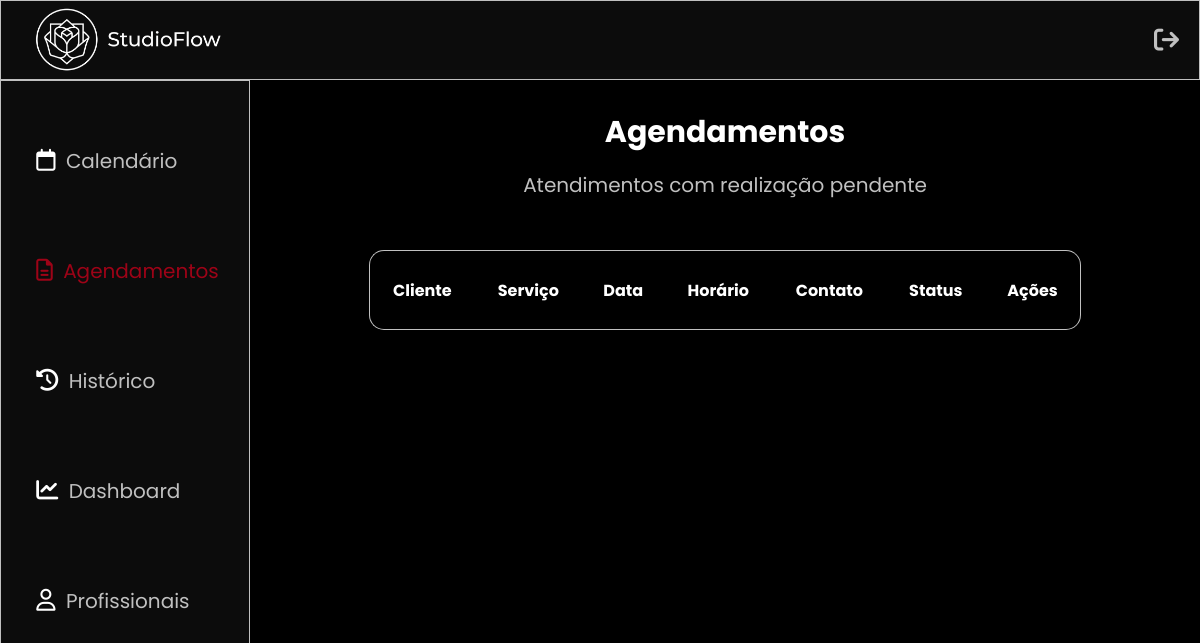
Before: /frontend/admin/agendamentos.php with the older database file.
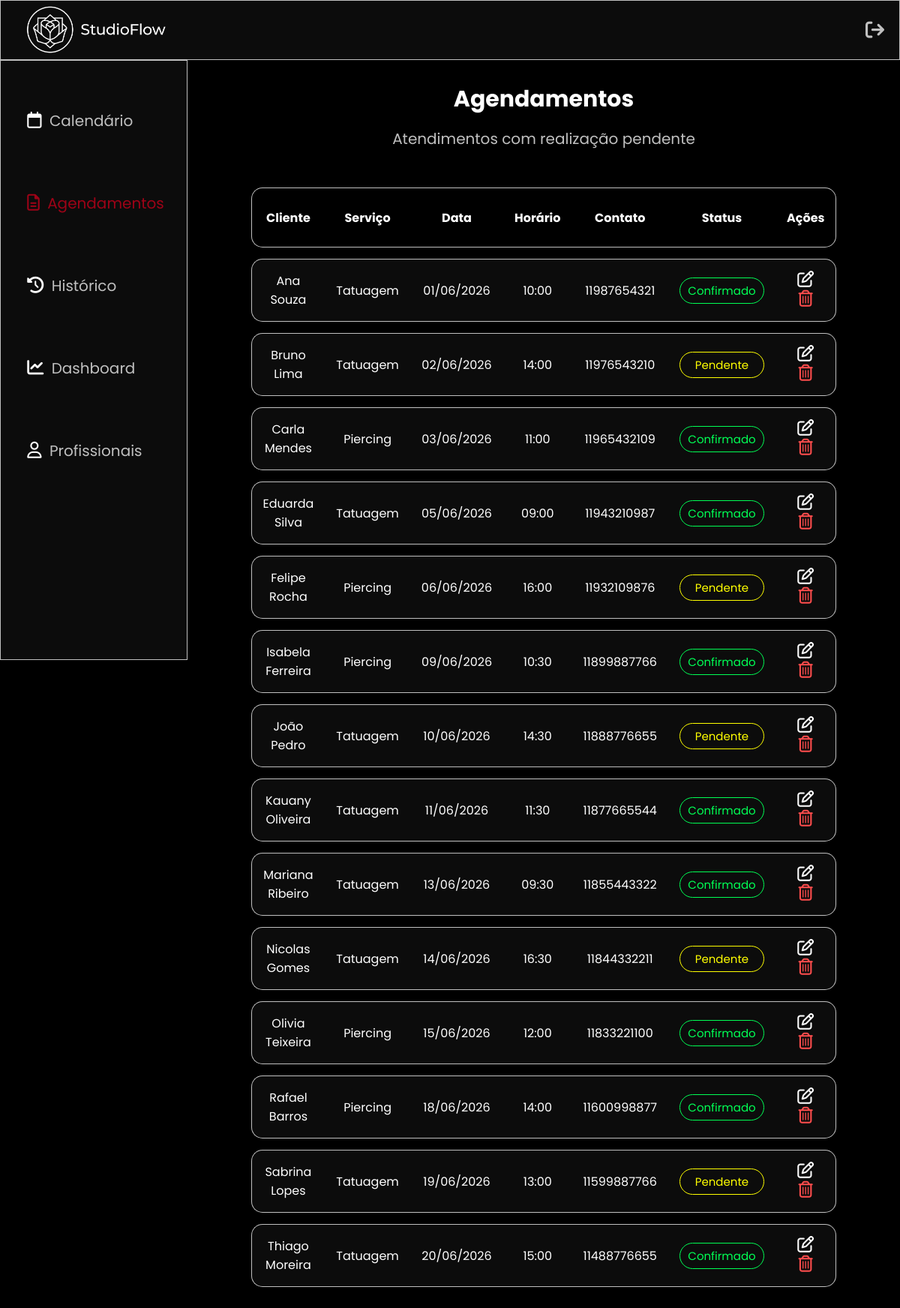
After: the same page with the newer database file.
### tables this page shows
CREATE TABLE agendamento (
    id_agendamento INT AUTO_INCREMENT PRIMARY KEY,
    id_cliente INT NOT NULL,
    id_profissional INT NOT NULL,
    id_servicos INT NOT NULL,
    data_agen DATE NOT NULL,
    horario TIME NOT NULL,
    status_agendamento ENUM('pendente', 'confirmado', 'cancelado', 'finalizado') 
        DEFAULT 'pendente',

    FOREIGN KEY (id_cliente) REFERENCES cliente(id_cliente),
    FOREIGN KEY (id_profissional) REFERENCES profissional(id_profissional),
    FOREIGN KEY (id_servicos) REFERENCES servicos(id_servicos)
);

CREATE TABLE cliente (
    id_cliente INT AUTO_INCREMENT PRIMARY KEY,
    nome VARCHAR(100) NOT NULL,
    contato_cliente VARCHAR(11) NOT NULL,
    data_nasc DATE NOT NULL
);

CREATE TABLE servicos (
    id_servicos INT AUTO_INCREMENT PRIMARY KEY,
    tipo_servico ENUM('tatuagem', 'piercing') NOT NULL,
    estilo ENUM('fineline','realista','old_school','flash_tattoo','anime','lettering','blackout','cobertura'),
    regiao VARCHAR(20) NOT NULL,
    quantidade INT
);

### frontend/admin/agendamentos.php (the view, shortened to what this page needs)
<?php require_once '../../backend/conexao.php';
$sql = "SELECT
  agendamento.id_agendamento,
  cliente.nome,
  cliente.contato_cliente,
  servicos.tipo_servico,
  agendamento.data_agen,
  agendamento.horario,
  agendamento.status_agendamento
  FROM agendamento INNER JOIN cliente ON agendamento.id_cliente = cliente.id_cliente
  INNER JOIN servicos ON agendamento.id_servicos = servicos.id_servicos WHERE agendamento.status_agendamento IN ('pendente','confirmado')";
$stmt = $pdo->prepare($sql);
$stmt->execute();
?>
<!DOCTYPE html>
<html lang="pt-BR">
<head>
    <link rel="stylesheet" href="../../assets/css/admin.css">
    <link rel="stylesheet" href="https://cdnjs.cloudflare.com/ajax/libs/font-awesome/6.5.0/css/all.min.css">
</head>
<body>
    <header>
        <nav class="topbar">
            <a href="../index.php"><img src="../../assets/img/logo/logo-white.png" alt="StudioFlow" class="logo"></a>
            <a href="../login.php" class="logout"><i class="fa-solid fa-arrow-right-from-bracket"></i></a>
        </nav>
    </header>
    <aside>
        <nav class="sidebar">
            <div class="nav-links">
                <a href="calendario.php"><i class="fa-regular fa-calendar icon"></i> Calendário</a>
                <a href="agendamentos.php" style="color: var(--red);"><i class="fa-regular fa-file-lines icon" style="color: var(--red);"></i> Agendamentos</a>
                <a href="historico.php"><i class="fa-solid fa-clock-rotate-left icon" ></i> Histórico</a>
                <a href="dashboard.php"><i class="fa-solid fa-chart-line icon"></i> Dashboard</a>
                <a href="profissionais.php"><i class="fa-regular fa-user icon"></i> Profissionais</a>
            </div>
        </nav>
    </aside>
    <main>
        <h2>Agendamentos</h2>
        <p>Atendimentos com realização pendente</p>
        <table><br>
        <thead>
          <tr>
            <th>Cliente</th>
            <th>Serviço</th>
            <th>Data</th>
            <th>Horário</th>
            <th>Contato</th>
            <th>Status</th>
            <th>Ações</th>
          </tr>
        </thead>
        <tbody>
          <?php while($row = $stmt->fetch()) { ?>
            <tr>
              <td><?php echo htmlspecialchars($row['nome']); ?></td>
              <td><?php echo ucfirst(htmlspecialchars($row['tipo_servico'])); ?></td>
              <td><?php echo date('d/m/Y', strtotime($row['data_agen'])); ?></td>
              <td><?php echo date('H:i', strtotime($row['horario'])); ?></td>
              <td><?php echo htmlspecialchars($row['contato_cliente']); ?></td>
              <td>
              <select name="status" class="status <?php echo $row['status_agendamento']; ?>" data-id="<?php echo $row['id_agendamento']; ?>">
              <option value="pendente" <?php if($row['status_agendamento'] == 'pendente') echo 'selected'; ?> class="pendente">Pendente</option>
              <option value="confirmado" <?php if($row['status_agendamento'] == 'confirmado') echo 'selected'; ?> class="confirmado">Confirmado</option>
            </select>
            </td>
            <td>
            <a href="editar-agendamento.php?id=<?php echo $row['id_agendamento']; ?>"><i class="fa-regular fa-pen-to-square icon"></i></a>
            <a href="../../backend/atualizar-status.php?excluir=<?php echo $row['id_agendamento']; ?>" onclick="return confirm('Deseja realmente excluir este agendamento?')">
            <i class="fa-regular fa-trash-can icon" style="color: var(--cancel);"></i></a>
            </td>
            </tr>
            <?php } ?>
          </tbody>
        </table>
      </main>
</body>
</html>

Changed rows visible on the page:
added agendamento: id_cliente.nome "Ana Souza", id_servicos.tipo_servico "Tatuagem", data_agen "01/06/2026", horario "10:00", id_cliente.contato_cliente "11987654321", status "Confirmado"
added agendamento: id_cliente.nome "Bruno Lima", id_servicos.tipo_servico "Tatuagem", data_agen "02/06/2026", horario "14:00", id_cliente.contato_cliente "11976543210", status "Pendente"
added agendamento: id_cliente.nome "Carla Mendes", id_servicos.tipo_servico "Piercing", data_agen "03/06/2026", horario "11:00", id_cliente.contato_cliente "11965432109", status "Confirmado"
added agendamento: id_cliente.nome "Eduarda Silva", id_servicos.tipo_servico "Tatuagem", data_agen "05/06/2026", horario "09:00", id_cliente.contato_cliente "11943210987", status "Confirmado"
added agendamento: id_cliente.nome "Felipe Rocha", id_servicos.tipo_servico "Piercing", data_agen "06/06/2026", horario "16:00", id_cliente.contato_cliente "11932109876", status "Pendente"
added agendamento: id_cliente.nome "Isabela Ferreira", id_servicos.tipo_servico "Piercing", data_agen "09/06/2026", horario "10:30", id_cliente.contato_cliente "11899887766", status "Confirmado"
added agendamento: id_cliente.nome "João Pedro", id_servicos.tipo_servico "Tatuagem", data_agen "10/06/2026", horario "14:30", id_cliente.contato_cliente "11888776655", status "Pendente"
added agendamento: id_cliente.nome "Kauany Oliveira", id_servicos.tipo_servico "Tatuagem", data_agen "11/06/2026", horario "11:30", id_cliente.contato_cliente "11877665544", status "Confirmado"
added agendamento: id_cliente.nome "Mariana Ribeiro", id_servicos.tipo_servico "Tatuagem", data_agen "13/06/2026", horario "09:30", id_cliente.contato_cliente "11855443322", status "Confirmado"
added agendamento: id_cliente.nome "Nicolas Gomes", id_servicos.tipo_servico "Tatuagem", data_agen "14/06/2026", horario "16:30", id_cliente.contato_cliente "11844332211", status "Pendente"
added agendamento: id_cliente.nome "Olivia Teixeira", id_servicos.tipo_servico "Piercing", data_agen "15/06/2026", horario "12:00", id_cliente.contato_cliente "11833221100", status "Confirmado"
added agendamento: id_cliente.nome "Rafael Barros", id_servicos.tipo_servico "Piercing", data_agen "18/06/2026", horario "14:00", id_cliente.contato_cliente "11600998877", status "Confirmado"
added agendamento: id_cliente.nome "Sabrina Lopes", id_servicos.tipo_servico "Tatuagem", data_agen "19/06/2026", horario "13:00", id_cliente.contato_cliente "11599887766", status "Pendente"
added agendamento: id_cliente.nome "Thiago Moreira", id_servicos.tipo_servico "Tatuagem", data_agen "20/06/2026", horario "15:00", id_cliente.contato_cliente "11488776655", status "Confirmado"
